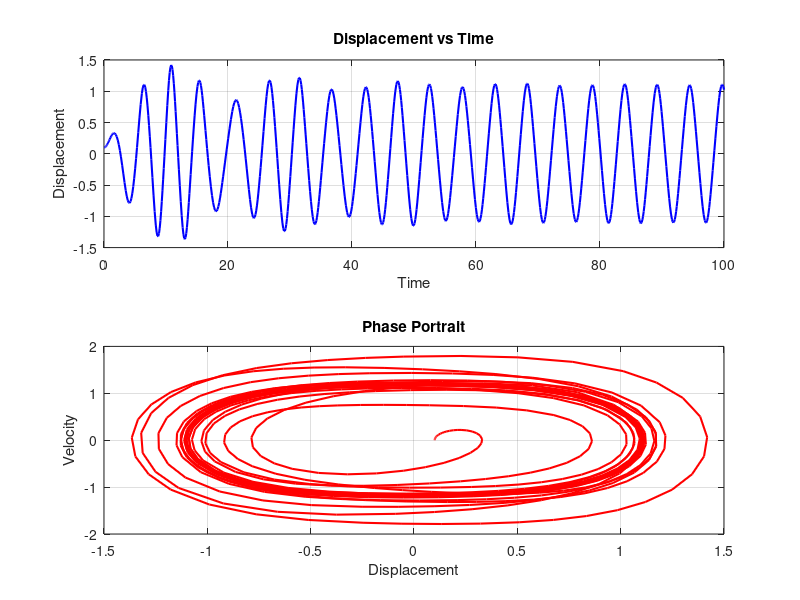

Reproduce this figure in MATLAB.
% MATLAB Program to simulate SDOF Duffing Oscillator

% Define parameters
zeta = 0.05;        % Damping ratio
omega0 = 1.0;       % Natural frequency of the linear part of the system
alpha = 1.0;        % Coefficient of the nonlinear stiffness term
F = 0.5;            % Amplitude of the external forcing
omega = 1.2;        % Frequency of the external forcing

% Time span for simulation
tspan = [0 100];

% Initial conditions [x0, v0]
initial_conditions = [0.1, 0]; % Initial displacement and velocity

% Define the Duffing ODE as a function
duffing = @(t, y) [y(2); 
                   F*cos(omega*t) - 2*zeta*omega0*y(2) - omega0^2*y(1) - alpha*y(1)^3];

% Solve the ODE using ode45 solver
[t, Y] = ode45(duffing, tspan, initial_conditions);

% Extract displacement and velocity
x = Y(:, 1);
v = Y(:, 2);

% Plot the results
figure;

% Displacement vs Time
subplot(2, 1, 1);
plot(t, x, 'b', 'LineWidth', 1.5);
xlabel('Time');
ylabel('Displacement');
title('Displacement vs Time');
grid on;

% Phase Portrait
subplot(2, 1, 2);
plot(x, v, 'r', 'LineWidth', 1.5);
xlabel('Displacement');
ylabel('Velocity');
title('Phase Portrait');
grid on;
